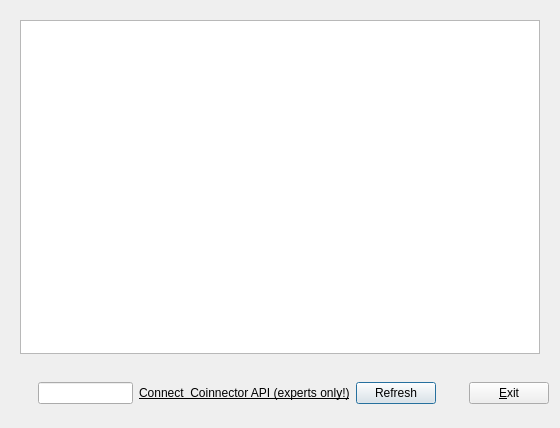
<?xml version="1.0" encoding="UTF-8"?>
<ui version="4.0">
 <class>CoinnectorDialog</class>
 <widget class="QDialog" name="CoinnectorDialog">
  <property name="geometry">
   <rect>
    <x>0</x>
    <y>0</y>
    <width>560</width>
    <height>428</height>
   </rect>
  </property>
  <property name="windowTitle">
   <string>Coinnector</string>
  </property>
  <property name="modal">
   <bool>true</bool>
  </property>
  <layout class="QVBoxLayout" name="verticalLayout">
   <item>
    <widget class="QFrame" name="frame">
     <property name="frameShadow">
      <enum>QFrame::Raised</enum>
     </property>
     <layout class="QVBoxLayout" name="verticalLayout_Bottom">
      <item>
       <widget class="QTableView" name="tableView"/>
      </item>
     </layout>
    </widget>
   </item>
   <item>
    <layout class="QHBoxLayout" name="horizontalLayout_Buttons">
     <item>
      <spacer name="horizontalSpacer_1">
       <property name="orientation">
        <enum>Qt::Horizontal</enum>
       </property>
       <property name="sizeHint" stdset="0">
        <size>
         <width>40</width>
         <height>48</height>
        </size>
       </property>
      </spacer>
     </item>
     <item>
      <widget class="QLineEdit" name="textReplyEdit">
       <property name="text">
        <string/>
       </property>
      </widget>
     </item>
     <item>
      <widget class="QLabel" name="label_6">
       <property name="font">
        <font>
         <underline>true</underline>
        </font>
       </property>
       <property name="cursor">
        <cursorShape>PointingHandCursor</cursorShape>
       </property>
       <property name="text">
        <string>Connect  Coinnector API (experts only!)</string>
       </property>
      </widget>
     </item>
     <item>
      <layout class="QHBoxLayout" name="horizontalLayout"/>
     </item>
     <item>
      <widget class="QPushButton" name="pushButton">
       <property name="text">
        <string>Refresh</string>
       </property>
      </widget>
     </item>
     <item>
      <spacer name="horizontalSpacer_2">
       <property name="orientation">
        <enum>Qt::Horizontal</enum>
       </property>
       <property name="sizeHint" stdset="0">
        <size>
         <width>40</width>
         <height>48</height>
        </size>
       </property>
      </spacer>
     </item>
     <item>
      <widget class="QPushButton" name="cancelButton">
       <property name="text">
        <string>&amp;Exit</string>
       </property>
       <property name="autoDefault">
        <bool>false</bool>
       </property>
      </widget>
     </item>
    </layout>
   </item>
  </layout>
 </widget>
 <resources/>
 <connections/>
</ui>
